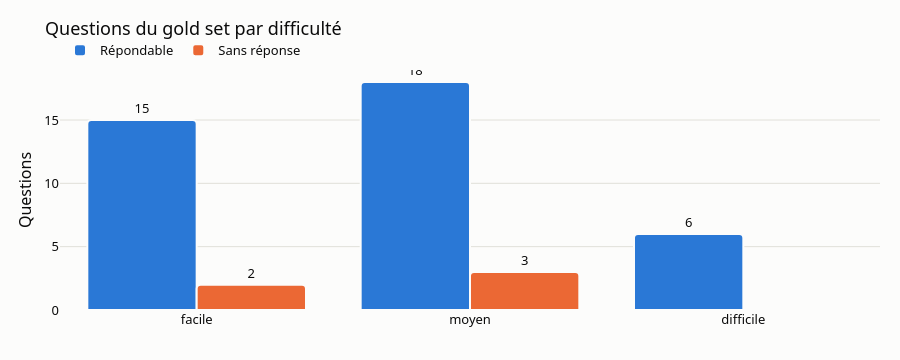

The notebook cell this image was saved under:
### Markdown cell above
## 1. Le gold set

44 questions reprises du dataset *Chinook gold* du projet
[nl2sql](https://github.com/nadeem4/nl2sql) (licence MIT), traduites en français et adaptées à
notre base (PostgreSQL, snake_case, dates décalées de +12 ans), plus une question maison.
Chaque traduction a été vérifiée : elle redonne exactement le résultat publié par la source.

- **39 questions répondables**, avec une ou plusieurs requêtes de référence (plusieurs formes de
  réponse justes : nom complet en une ou deux colonnes, mois en texte ou en date, ex aequo…) ;
- **5 questions sans réponse** : la base ne contient pas l'information (météo, écoutes Spotify,
  marges, avis clients, salaires) ; l'agent doit s'abstenir.

### Code cell
questions = load_gold_set()
gold = pd.DataFrame(
    [
        {
            "id": q.id,
            "question": q.question,
            "difficulte": q.difficulty,
            "repondable": q.answerable,
            "ordre": q.ordered,
            "references": len(q.references),
        }
        for q in questions
    ]
)
ordre_difficulte = ["facile", "moyen", "difficile"]
compte = (
    gold.assign(type=gold["repondable"].map({True: "Répondable", False: "Sans réponse"}))
    .groupby(["difficulte", "type"])
    .size()
    .reset_index(name="questions")
)
fig = go.Figure()
for i, (type_, groupe) in enumerate(compte.groupby("type")):
    groupe = groupe.set_index("difficulte").reindex(ordre_difficulte).fillna(0)
    fig.add_bar(
        name=type_,
        x=ordre_difficulte,
        y=groupe["questions"],
        marker_color=PALETTE[i],
        marker_line_color=SURFACE,
        marker_line_width=2,
        text=[str(int(v)) if v else "" for v in groupe["questions"]],
        textposition="outside",
        hovertemplate="%{x} : %{y} questions<extra>" + type_ + "</extra>",
    )
fig.update_layout(
    title="Questions du gold set par difficulté",
    barmode="group",
    height=360,
    yaxis_title="Questions",
)
fig.show()
gold.head(8)

### Figure 1 — Plotly figure (JSON) as saved in the notebook; plotly's stock layout.template omitted (floating-point values rounded to 4 significant figures)
{"data": [{"hovertemplate": "%{x} : %{y} questions<extra>Répondable</extra>", "marker": {"color": "#2a78d6", "line": {"color": "#fcfcfb", "width": 2}}, "name": "Répondable", "text": ["15", "18", "6"], "textposition": "outside", "type": "bar", "x": ["facile", "moyen", "difficile"], "y": [15, 18, 6]}, {"hovertemplate": "%{x} : %{y} questions<extra>Sans réponse</extra>", "marker": {"color": "#eb6834", "line": {"color": "#fcfcfb", "width": 2}}, "name": "Sans réponse", "text": ["2", "3", ""], "textposition": "outside", "type": "bar", "x": ["facile", "moyen", "difficile"], "y": [2.0, 3.0, 0.0]}], "layout": {"barmode": "group", "height": 360, "title": {"text": "Questions du gold set par difficulté"}, "yaxis": {"title": {"text": "Questions"}}}}
